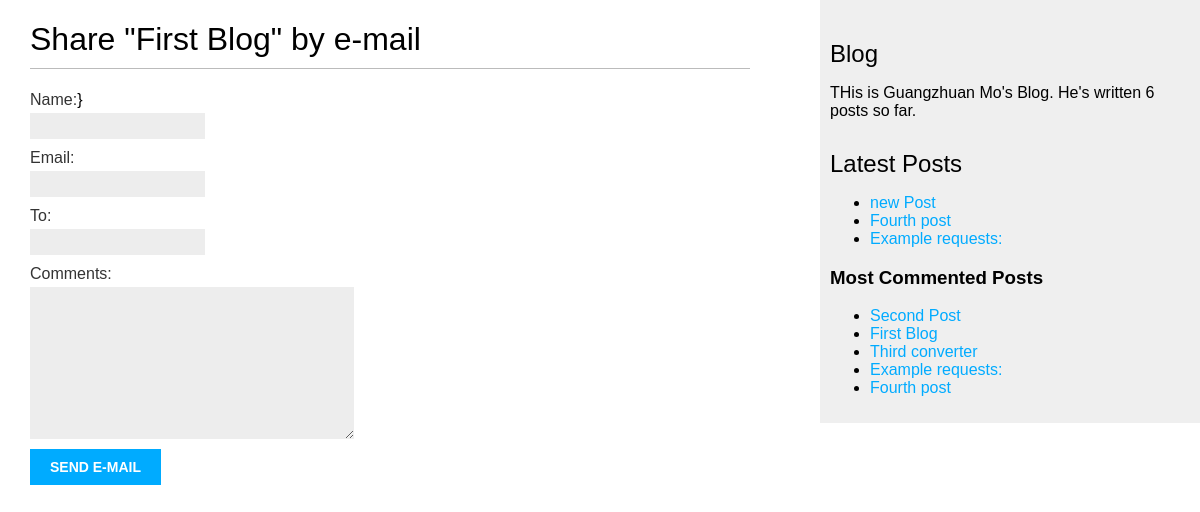
Screenshot of /blog/1/share/ with the database file from the repository.
### blog/models.py (models this page shows, shortened)
class Post(models.Model):
    STATUS_CHOICE = (
        ('draft', 'Draft'),
        ('published', 'Published'),
    )
    title = models.CharField(max_length=250)
    slug = models.SlugField(max_length=250, unique_for_date='publish')
    author = models.ForeignKey(User, on_delete=models.CASCADE, related_name='blog_posts')
    body = models.TextField()
    publish = models.DateTimeField(default=timezone.now)
    created = models.DateTimeField(auto_now_add=True)
    updated = models.DateTimeField(auto_now=True)
    status = models.CharField(max_length=10, choices=STATUS_CHOICE, default='draft')
    tags = TaggableManager()
    class Meta:
        ordering = ('-publish', )
    objects = models.Manager()
    published = PublishedManager()
    def get_absolute_url(self):
        return reverse('blog:post_detail', args=[
            self.publish.year,
            self.publish.month,
            self.publish.day, self.slug
        ])

### blog/views.py (the view)
# urls.py: path('<int:post_id>/share/', views.share_post, name='share_post'),
def share_post(request, post_id):
    post = get_object_or_404(Post, id=post_id, status='published')
    sent = False
    if request.method == 'POST':
        form = EmailPostForm(request.POST)
        if form.is_valid():
            cd = form.cleaned_data
            post_url = request.build_absolute_uri(post.get_absolute_url())
            subject = f"{cd['name']} recommends you read {post.title}"
            message = f"Read {post.title} at {post_url} \n\n {cd['name']}\'s comments: {cd['comments']}"
            send_mail(subject, message, 'admin@sixdigit.net', [cd['to']])
            sent = True
    else:
        form = EmailPostForm()
    context = {
        'post': post,
        'form': form,
        'sent': sent,
    }
    return render(request, 'blog/post/share.html', context=context)

### blog/forms.py
class EmailPostForm(forms.Form):
    name = forms.CharField(max_length=25)
    email = forms.EmailField()
    to = forms.EmailField()
    comments = forms.CharField(required=False, widget=forms.Textarea)

### blog/models.py (called while the page is built)
    def get_queryset(self):
        return super(PublishedManager, self).get_queryset().filter(status='published')

### blog/templatetags/blog_tags.py (called while the page is built)
@register.simple_tag
def total_posts():
    return Post.published.count()

@register.inclusion_tag('blog/post/latest_posts.html')
def show_latest_posts(count=5):
    lastest_posts = Post.published.order_by('-publish')[:count]
    return {'latest_posts': lastest_posts}

@register.simple_tag
def get_most_commented_posts(count=5):
    return Post.published.annotate(total_comments=Count('comments')).order_by('-total_comments')[:count]

### templates/blog/post/share.html (shortened to what this page needs)
{% extends "blog/base.html" %}
{% block content %}
    {% if sent %}
        <h1>E-mail successfully sent</h1>
        <p>"{{post.title}}" was successfully sent to {{form.cleaned_data.to}}</p>
    {% else %}
        <h1>Share "{{post.title}}" by e-mail</h1>
        <form method="post">
            {{form.as_p}}
            <input type="submit" value="Send e-mail">
        </form>
    {% endif %}}
{% endblock %}

### templates/blog/base.html (shortened to what this page needs)
{% load static %}
{% load blog_tags %}
<!DOCTYPE html>
<html lang="en">
<head>
    <link href="{% static 'css/blog.css' %}" rel="stylesheet">
</head>
<body>
    <div id="content">
        {% block content %}
        {% endblock %}
    </div>
    <div id="sidebar">
        <h2>Blog</h2>
        <p>THis is Guangzhuan Mo's Blog. He's written {% total_posts %} posts so far.</p>
        <h2>Latest Posts</h2>
        {% show_latest_posts 3 %}
        <h3>Most Commented Posts</h3>
        {% get_most_commented_posts as most_commented_posts %}
        <ul>
            {% for post in most_commented_posts%}
                <li>
                    <a href="{{post.get_absolute_url}}">{{post.title}}</a>
                </li>
            {% endfor%}
        </ul>
    </div>
</body>
</html>

### templates/blog/post/latest_posts.html
<ul>
    {% for post in latest_posts %}
        <li>
            <a href="{{post.get_absolute_url}}">{{post.title}}</a>
        </li>
    {% endfor %}
</ul>

### static/css/blog.css (style rules this page uses)
body { margin:0; padding:0; font-family:helvetica, sans-serif; }
a { color:#00abff; text-decoration:none; }
h1 { font-weight:normal; border-bottom:1px solid #bbb; padding:0 0 10px 0; }
h2 { font-weight:normal; margin:30px 0 0; }
#content { float:left; width:60%; padding:0 0 0 30px; }
#sidebar { float:right; width:30%; padding:10px; background:#efefef; height:100%; }
label { float:left; clear:both; color:#333; margin-bottom:4px; }
input, textarea { clear:both; float:left; margin:0 0 10px; background:#ededed; border:0; padding:6px 10px; font-size:12px; }
input[type=submit] { font-weight:bold; background:#00abff; color:#fff; padding:10px 20px; font-size:14px; text-transform:uppercase; }

### rows the page displays
Post: title "First Blog"
Post: title "new Post"
Post: title "Fourth post"
Post: title "Example requests:"
Post: title "Second Post"
Post: title "Third converter"
